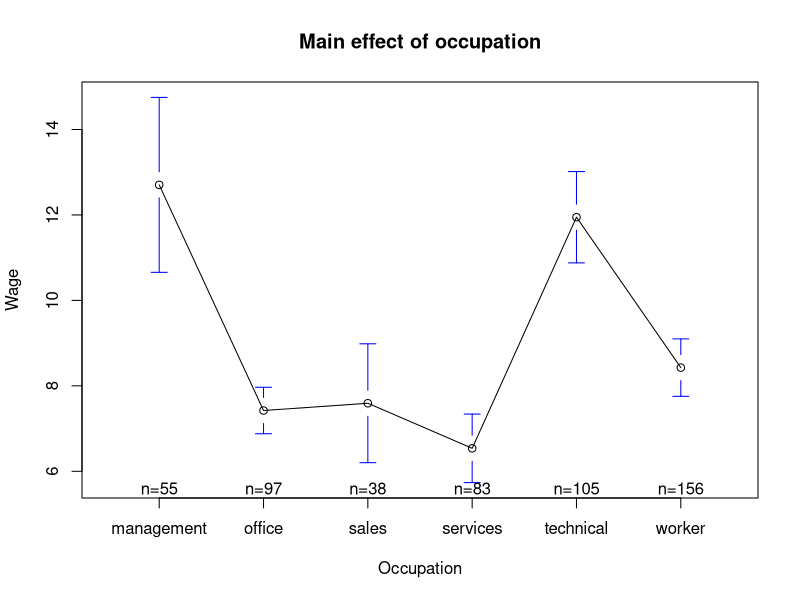
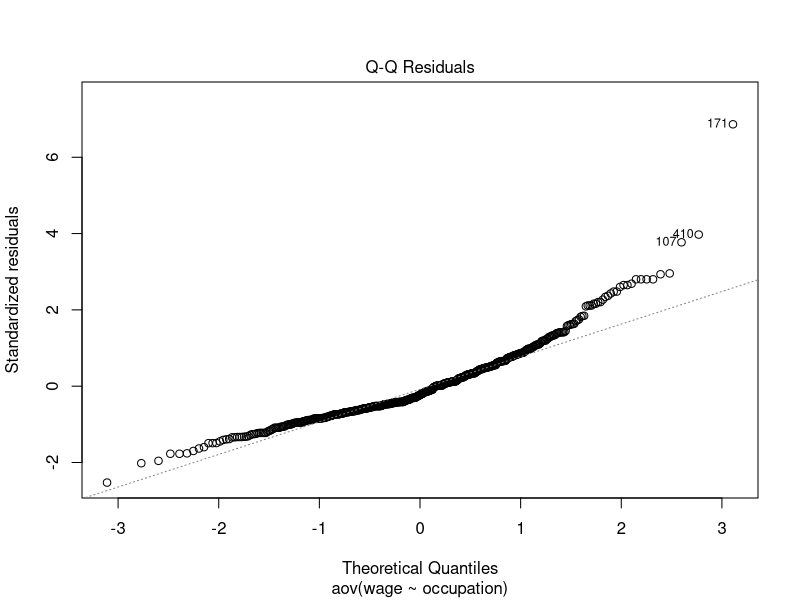

Reproduce these figures in R, in order.
## ---- chunk 1
Wage=read.csv('Wage.csv');
#library(gplots)
#attach(Wage)
## ---- chunk 2
head(Wage)
## ---- chunk 3
table(Wage$occupation)
## ---- chunk 4
#find the mean wage for managment 

aggregate(wage ~ occupation, data = Wage, mean)
## ---- chunk 5
library(gplots)
plotmeans(wage ~ occupation, data = Wage, 
          xlab = "Occupation", ylab = "Wage",
          main="Main effect of occupation")
## ---- chunk 6
res.aov <- aov(wage ~ occupation, data = Wage)
summary(res.aov)
## ---- chunk 7
plot(res.aov, which=2)
## ---- chunk 8
sessionInfo()
